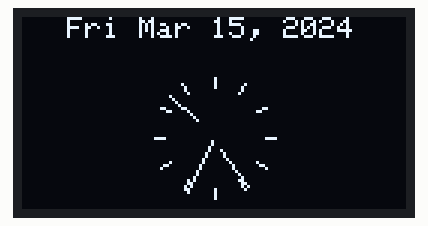
A sketch run on a simulated ESP8266 (NodeMCU). On the bench: 128×64 one-colour display. WiFi joins after 1.5 s; servers stay silent unless stated; the local clock reads 2024-03-15 10:24:30 at power-on unless the sketch sets it.

Above: at 4.1 s.
At 8.2 s:
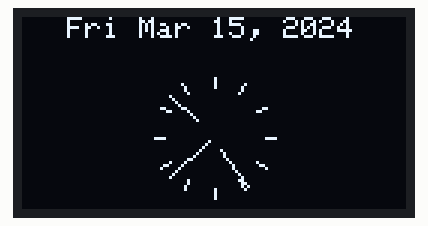
At 12.3 s:
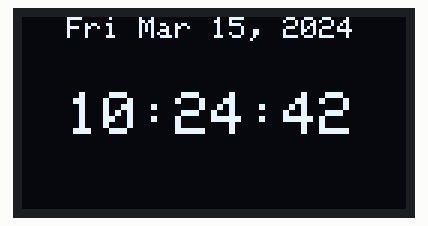
At 21.5 s:
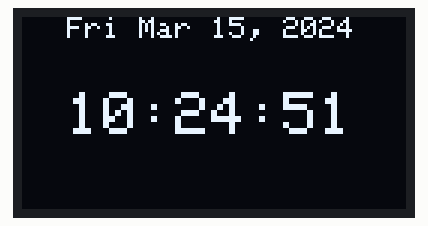
At 29.7 s:
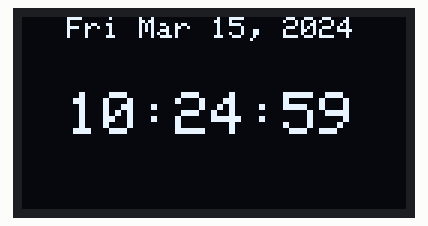
At 39.0 s:
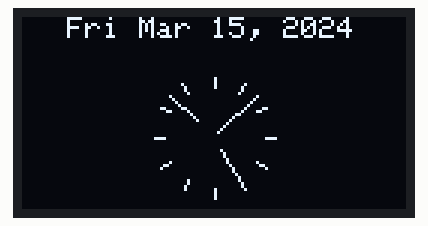

The sketch:

oledclock.ino
```cpp
#include <Arduino.h>
#ifdef ESP32
#include <WiFi.h>
#else
#include <ESP8266WiFi.h>
#endif
#include <time.h>
#include <SPI.h>
#include <Wire.h>
#include <Adafruit_GFX.h>
#include <Adafruit_SSD1306.h>

Adafruit_SSD1306 display(128, 64, &Wire, -1);

const char* ssid = "PEARLHOME1";
const char* password = "mutiara2166";

int GMTOffset = 28800;  // Malaysia/Singapore time is UTC+8, so 8 hours in seconds
int daylightOffset = 0;  // No daylight savings time

const char* days[] = {"Sun", "Mon", "Tue", "Wed", "Thu", "Fri", "Sat"};
const char* months[] = {"Jan", "Feb", "Mar", "Apr", "May", "Jun", "Jul", "Aug", "Sep", "Oct", "Nov", "Dec"};

void setup() {
  if (!display.begin(SSD1306_SWITCHCAPVCC, 0x3C)) {
    for (;;);
  }
  delay(2000);
  display.clearDisplay();
  display.setTextSize(1);
  display.setTextColor(WHITE);

  WiFi.begin(ssid, password);
  while (WiFi.status() != WL_CONNECTED) {
    delay(1000);
  }

  configTime(GMTOffset, daylightOffset, "pool.ntp.org", "time.nist.gov");
}

void loop() {
  for (int i = 0; i < 5; i++) {
    analog();
  }
  for (int i = 0; i < 5; i++) {
    digital();
  }
}

void drawClockHand(float angle, int radius, int length, int thickness) {
  int x1 = 64 + sin(angle) * radius;
  int y1 = 40 - cos(angle) * radius;  // Adjusted y-coordinate calculation
  int x2 = 64 + sin(angle) * (radius - length);
  int y2 = 40 - cos(angle) * (radius - length);  // Adjusted y-coordinate calculation
  display.drawLine(x1, y1, x2, y2, WHITE);
}

void analog() {
  time_t rawtime = time(nullptr);
  struct tm* timeinfo = localtime(&rawtime);
  const int radius = 20;

  // Display day and date at the top
  display.setTextSize(1);
  display.setCursor(15, 0);
  display.printf("%s %s %d, %d", days[timeinfo->tm_wday], months[timeinfo->tm_mon], timeinfo->tm_mday, timeinfo->tm_year + 1900);

  // Draw clock marks
  for (int i = 0; i < 360; i += 30) {
    float angle = i * PI / 180.0;
    drawClockHand(angle, radius, 3, 1); // Adjusted line thickness for marks
  }

  // Draw clock hands
  drawClockHand(timeinfo->tm_sec * 6 * PI / 180.0, radius, radius - 2, 1); // Thin second hand
  drawClockHand(timeinfo->tm_min * 6 * PI / 180.0, radius, radius - 5, 3); // Thick minute hand
  drawClockHand((timeinfo->tm_hour % 12 + timeinfo->tm_min / 60.0) * 30 * PI / 180.0, radius, radius - 8, 3); // Thick hour hand

  display.display();
  delay(1000);
  display.clearDisplay();
}

void digital() {
  time_t rawtime = time(nullptr);
  struct tm* timeinfo = localtime(&rawtime);

  // Display day and date at the top
  display.setTextSize(1);
  display.setCursor(15, 0);
  display.printf("%s %s %d, %d", days[timeinfo->tm_wday], months[timeinfo->tm_mon], timeinfo->tm_mday, timeinfo->tm_year + 1900);

  // Display time with seconds
  display.setTextSize(2);
  display.setCursor(15, 25);
  display.printf("%02d:%02d:%02d", timeinfo->tm_hour, timeinfo->tm_min, timeinfo->tm_sec);

  display.display();
  delay(1000);
  display.clearDisplay();
}
```

Measured:
- what the display in image 0 shows lasts 1.0 s, from 4.1 s to 5.1 s
